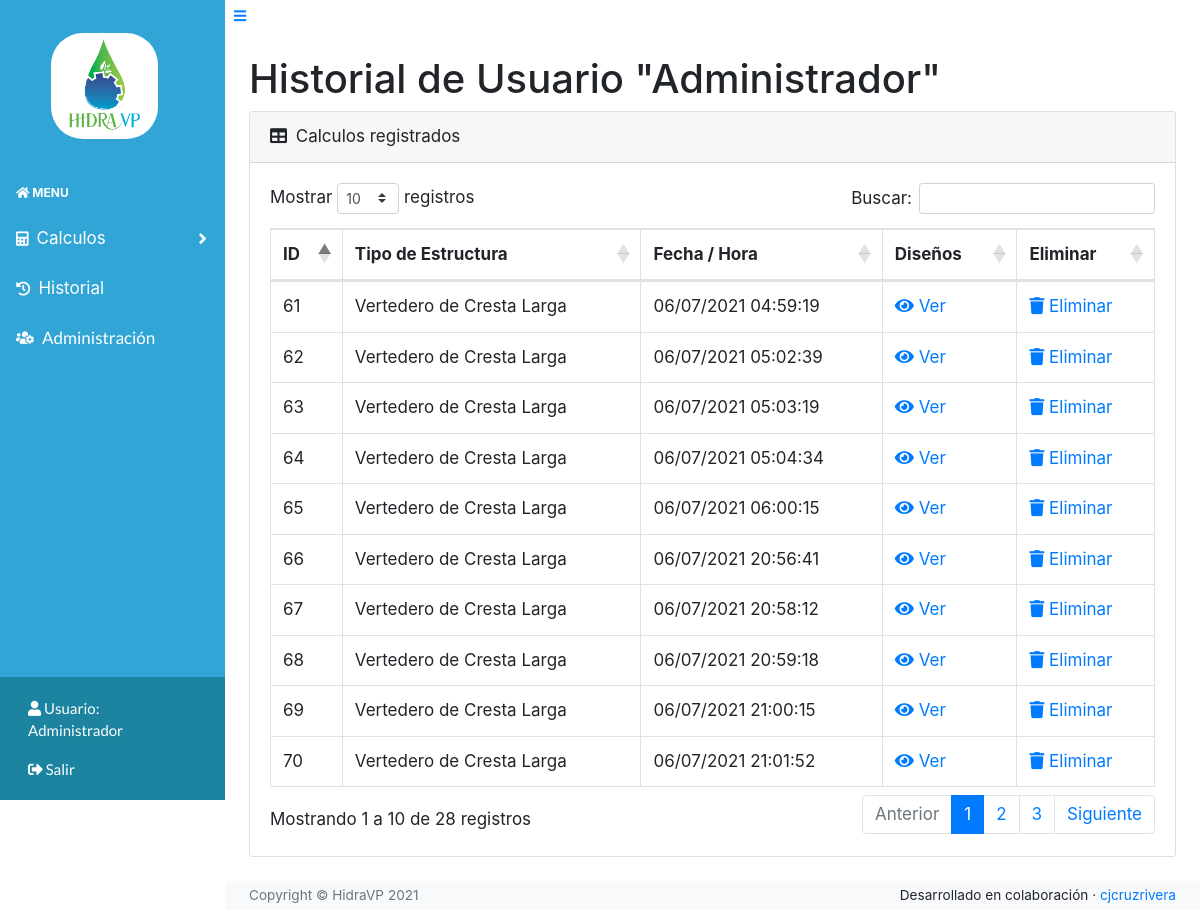
Screenshot of /historial/1 (signed in) with the database file from the repository.
### models.py (models this page shows)
class User(UserMixin, db.Model):
    id = db.Column(db.Integer, primary_key=True) # primary keys are required by SQLAlchemy
    email = db.Column(db.String(100), unique=True)
    password = db.Column(db.String(100))
    name = db.Column(db.String(1000))
    isAdmin = db.Column(db.Boolean, default=False)

class Calculo(db.Model):
    id = db.Column(db.Integer, primary_key=True)
    id_usuario = db.Column(db.Integer)
    fecha = db.Column(db.DateTime)
    tipoEstructura = db.Column(db.String(1000))
    data = db.Column(db.String(1000))
    resultados = db.Column(db.String(1000))

### main.py (the view)
@main.route('/historial/<user_id>')
@login_required
def historial(user_id):
    user = User.query.filter_by(id=user_id).first_or_404(
        description='No se encuentra ningún usuario registrado con id {}'.format(user_id))
    calculos = Calculo.query.filter_by(id_usuario=user_id).all()
    return render_template('historial.html', usuario=user, calculos=calculos)

### __init__.py (called while the page is built)
def create_app():
    app = Flask(__name__)
    app.config['SECRET_KEY'] = '\x08\x1b\x83\xc1\x1dq\xb0\x9b\xeb\xdf\x0bY\xa4N\xbb\xa9\xf4\x7fG\xdd\xc9\xab\x15\xe4'
    app.config['SQLALCHEMY_DATABASE_URI'] = 'sqlite:///db.sqlite'
    app.config['SQLALCHEMY_TRACK_MODIFICATIONS'] = False
    app.config['LOGIN_DISABLED'] = False
    app.config['TESTING'] = False
    db.init_app(app)
    login_manager = LoginManager()
    login_manager.login_view = 'auth.login'
    login_manager.init_app(app)
    from .models import User
    @login_manager.user_loader
    def load_user(user_id):
        return User.query.get(int(user_id))
    from .auth import auth as auth_blueprint
    app.register_blueprint(auth_blueprint)
    from .main import main as main_blueprint
    app.register_blueprint(main_blueprint)
    return app

### templates/historial.html (shortened to what this page needs)
{% extends "base.html" %}
{% block extraCss %}
<link rel="stylesheet" href="/static/assets/css/Ultimate-Sidebar-Menu.css">
<link href="https://cdn.datatables.net/1.10.20/css/dataTables.bootstrap4.min.css" rel="stylesheet"
 />
{% endblock %}
{% block content %}
<h1 class="mt-4">Historial de Usuario "{{usuario.name}}"</h1>
<div class="card mb-4">
    <div class="card-header">
        <i class="fas fa-table mr-1"></i>
        Calculos registrados
    </div>
    <div class="card-body">
        <div class="table-responsive">
            <table class="table table-bordered" id="dataTable" width="100%" cellspacing="0">
                <thead>
                    <tr>
                        <th>ID</th>
                        <th>Tipo de Estructura</th>
                        <th>Fecha / Hora</th>
                        <th>Diseños</th>
                        <th>Eliminar</th>
                    </tr>
                </thead>
                <tbody>
                    {% if calculos %}
                    {% for calculo in calculos %}
                    <tr>
                        <td>{{calculo.id}}</td>
                        <td>{{calculo.tipoEstructura}}</td>
                        <td>{{calculo.fecha.strftime("%d/%m/%Y %H:%M:%S")}}</td>
                        {% if calculo.tipoEstructura == "Vertedero de Cresta Larga" %}
                        <td><a href="/vertedero/{{calculo.id}}"><i class="fas fa-eye"></i> Ver</a></td>
                        {% else %}
                        <td><a href="/partidor/{{calculo.id}}"><i class="fas fa-eye"></i> Ver</a></td>
                        {% endif %}
                        <td><a href="#" onclick="deleteCalculo('{{calculo.id}}')"><i class="fas fa-trash"></i> Eliminar</a></td>
                    </tr>
                    {% endfor %}
                    {% endif %}
                </tbody>
            </table>
        </div>
    </div>
</div>
{% endblock %}

### templates/base.html (shortened to what this page needs)
<!DOCTYPE html>
<html lang="es">
<head>
    <link rel="stylesheet" href="/static/assets/bootstrap/css/bootstrap.min.css">
    <link rel="stylesheet" href="https://use.fontawesome.com/releases/v5.3.1/css/all.css"
>
    <link rel="stylesheet" href="/static/assets/css/styles.css">
    {% block extraCss %}{% endblock %}
</head>
<body class="sb-nav-fixed" style="font-size: 17px;">
    {% block navbar %}
    <div id="layoutSidenav">
        <div id="layoutSidenav_nav">
            <nav class="sb-sidenav accordion sb-sidenav-light" id="sidenavAccordion">
                <div class="sb-sidenav-menu">
                    <div class="nav">
                        <div class="sb-sidenav-menu-heading">
                            <a class="navbar-brand text-center text-white" href='{{url_for("main.index")}}'
                                style="font-family: Lato, sans-serif;color: #ffffff;text-align: center;">
                                <div class="d-flex justify-content-center">
                                    <img class="logo" src="{{url_for('static', filename='images/logo.jpeg')}}" alt="">
                                </div>
                            </a>
                        </div>
                        <div class="sb-sidenav-menu-heading"><a class="a-nostyle" href='{{url_for("main.index")}}'><i
                                    class="fas fa-home"></i> Menu</a></div>
                        <a class="nav-link collapsed" href="#" data-toggle="collapse" data-target="#collapseLayouts"
                            aria-expanded="false" aria-controls="collapseLayouts">
                            <div class="sb-nav-link-icon"><i class="fas fa-calculator"></i></div>
                            Calculos
                            <div class="sb-sidenav-collapse-arrow"><i class="fas fa-angle-down"></i></div>
                        </a>
                        {% if current_user.is_authenticated %}
                        <a class="nav-link" href="/historial/{{current_user.id}}">
                            <div class="sb-nav-link-icon"><i class="fas fa-history"></i></div>
                            Historial
                        </a>
                        {% endif %}
                        {% if current_user.isAdmin %}
                        <a class="nav-link" href="{{ url_for('main.admin') }}"
                            style="font-family: Lato, sans-serif;color: #ffffff;">
                            <div class="sb-nav-link-icon"><i class="fas fa-users-cog"></i></div>
                            Administración
                        </a>
                        {% endif %}
                    </div>
                </div>
                <div class="sb-sidenav-footer" style="font-size: 15px;">
                    <a style="font-family: Lato, sans-serif;color: #ffffff;" href="{{ url_for('main.profile') }}"
                        class="nav-link">
                        <i class="fas fa-user"></i>
                        Usuario: <br>
                        {% if current_user.is_authenticated %}
                        {{current_user.name}}
                        {% else %}
                        No registrado
                        {% endif %}
                    </a>
                    {% if current_user.is_authenticated %}
                    <a style="font-family: Lato, sans-serif;color: #ffffff;" href="{{ url_for('auth.logout') }}"
                        class="nav-link">
                        {% else %}
                        <a style="font-family: Lato, sans-serif;color: #ffffff;" href="{{ url_for('auth.login') }}"
                            class="nav-link">
                            {% endif %}
                            {% if current_user.is_authenticated %}
                            <i class="fas fa-sign-out-alt"></i>
                            Salir
                            {% else %}
                            <i class="fas fa-sign-in-alt"></i>
                            Ingresar
                            {% endif %}
                        </a>
                </div>
            </nav>
        </div>
        {% endblock %}
        <div id="layoutSidenav_content">
            <main>
                {% block typeContainer %}
                <button class="btn btn-link btn-sm order-1 order-lg-0" id="sidebarToggle"><i
                        class="fas fa-bars"></i></button>
                <div class="container-fluid">
                    {% endblock %}
                    {% block content %}
                    {% endblock %}
                </div>
            </main>
            {% block footer %}
            <footer class="py-1 bg-light mt-auto">
                <div class="container-fluid" id="container">
                    <div class="d-flex align-items-center justify-content-between small">
                        <div class="text-muted">Copyright &copy; HidraVP 2021</div>
                        <div>
                        <span>Desarrollado en colaboración </span>
                        &middot;
                        <a href="https://github.com/cjcruzrivera?tab=repositories">cjcruzrivera</a>
                    </div>
                    </div>
                </div>
            </footer>
            {% endblock %}
        </div>
</body>
</html>

### static/assets/css/styles.css (style rules this page uses)
.logo { border-radius: 30%; width: 60%; }
.a-nostyle, .a-nostyle:hover { color: rgb(255, 255, 255); text-decoration: none; }

### rows the page displays
User: name "Administrador"
Calculo: id "61", tipoEstructura "Vertedero de Cresta Larga", fecha "06/07/2021 04:59:19"
Calculo: id "62", tipoEstructura "Vertedero de Cresta Larga", fecha "06/07/2021 05:02:39"
Calculo: id "63", tipoEstructura "Vertedero de Cresta Larga", fecha "06/07/2021 05:03:19"
Calculo: id "64", tipoEstructura "Vertedero de Cresta Larga", fecha "06/07/2021 05:04:34"
Calculo: id "65", tipoEstructura "Vertedero de Cresta Larga", fecha "06/07/2021 06:00:15"
Calculo: id "66", tipoEstructura "Vertedero de Cresta Larga", fecha "06/07/2021 20:56:41"
Calculo: id "67", tipoEstructura "Vertedero de Cresta Larga", fecha "06/07/2021 20:58:12"
Calculo: id "68", tipoEstructura "Vertedero de Cresta Larga", fecha "06/07/2021 20:59:18"
Calculo: id "69", tipoEstructura "Vertedero de Cresta Larga", fecha "06/07/2021 21:00:15"
Calculo: id "70", tipoEstructura "Vertedero de Cresta Larga", fecha "06/07/2021 21:01:52"
